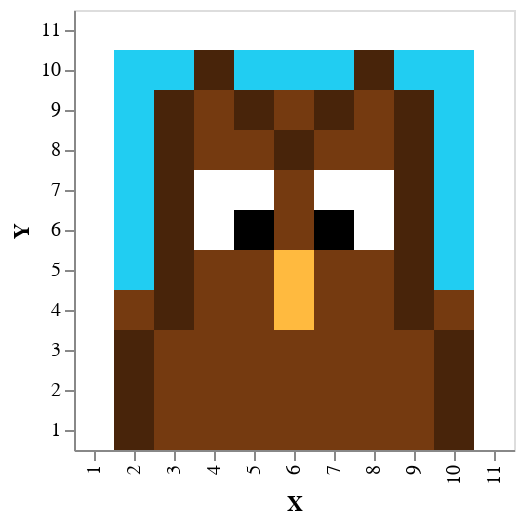

The notebook cell saved with this chart:
### Code cell
alt.Chart(owl).mark_rect().encode(
    x='X:O',
    # whoops!
    y=alt.Y('Y:O', sort='descending'),
    color=alt.Color('Colour', 
        scale=alt.Scale(
        domain=['Black', 'Dark Blue', 'Brown', 'Dark Brown', 'Light Blue', 'White', 'Yellow'], 
        range=["#000000", "#088DA5", "#753A10", "#48240A", "#21CDF2", "#FFFFFF", "#FFBA3F"]
    ),
    legend=None)
)

### Figure 1 — Vega-Lite specification as saved in the notebook (floating-point values rounded to 4 significant figures)
{"config": {"view": {"continuousWidth": 400, "continuousHeight": 300}}, "data": {"name": "data-2a6700b88613219c0348f5ad71778108"}, "mark": "rect", "encoding": {"color": {"type": "nominal", "field": "Colour", "legend": null, "scale": {"domain": ["Black", "Dark Blue", "Brown", "Dark Brown", "Light Blue", "White", "Yellow"], "range": ["#000000", "#088DA5", "#753A10", "#48240A", "#21CDF2", "#FFFFFF", "#FFBA3F"]}}, "x": {"type": "ordinal", "field": "X"}, "y": {"type": "ordinal", "field": "Y", "sort": "descending"}}, "$schema": "https://vega.github.io/schema/vega-lite/v4.0.2.json", "datasets": {"data-2a6700b88613219c0348f5ad71778108": [{"X": 1, "Y": 1, "Colour": "Blue"}, {"X": 1, "Y": 2, "Colour": "Blue"}, {"X": 1, "Y": 3, "Colour": "Blue"}, {"X": 1, "Y": 4, "Colour": "Blue"}, {"X": 1, "Y": 5, "Colour": "Blue"}, {"X": 1, "Y": 6, "Colour": "Blue"}, {"X": 1, "Y": 7, "Colour": "Blue"}, {"X": 1, "Y": 8, "Colour": "Blue"}, {"X": 1, "Y": 9, "Colour": "Blue"}, {"X": 1, "Y": 10, "Colour": "Blue"}, {"X": 1, "Y": 11, "Colour": "Blue"}, {"X": 2, "Y": 1, "Colour": "Dark Brown"}, {"X": 2, "Y": 2, "Colour": "Dark Brown"}, {"X": 2, "Y": 3, "Colour": "Dark Brown"}, {"X": 2, "Y": 4, "Colour": "Brown"}, {"X": 2, "Y": 5, "Colour": "Light Blue"}, {"X": 2, "Y": 6, "Colour": "Light Blue"}, {"X": 2, "Y": 7, "Colour": "Light Blue"}, {"X": 2, "Y": 8, "Colour": "Light Blue"}, {"X": 2, "Y": 9, "Colour": "Light Blue"}, {"X": 2, "Y": 10, "Colour": "Light Blue"}, {"X": 2, "Y": 11, "Colour": "Blue"}, {"X": 3, "Y": 1, "Colour": "Brown"}, {"X": 3, "Y": 2, "Colour": "Brown"}, {"X": 3, "Y": 3, "Colour": "Brown"}, {"X": 3, "Y": 4, "Colour": "Dark Brown"}, {"X": 3, "Y": 5, "Colour": "Dark Brown"}, {"X": 3, "Y": 6, "Colour": "Dark Brown"}, {"X": 3, "Y": 7, "Colour": "Dark Brown"}, {"X": 3, "Y": 8, "Colour": "Dark Brown"}, {"X": 3, "Y": 9, "Colour": "Dark Brown"}, {"X": 3, "Y": 10, "Colour": "Light Blue"}, {"X": 3, "Y": 11, "Colour": "Blue"}, {"X": 4, "Y": 1, "Colour": "Brown"}, {"X": 4, "Y": 2, "Colour": "Brown"}, {"X": 4, "Y": 3, "Colour": "Brown"}, {"X": 4, "Y": 4, "Colour": "Brown"}, {"X": 4, "Y": 5, "Colour": "Brown"}, {"X": 4, "Y": 6, "Colour": "White"}, {"X": 4, "Y": 7, "Colour": "White"}, {"X": 4, "Y": 8, "Colour": "Brown"}, {"X": 4, "Y": 9, "Colour": "Brown"}, {"X": 4, "Y": 10, "Colour": "Dark Brown"}, {"X": 4, "Y": 11, "Colour": "Blue"}, {"X": 5, "Y": 1, "Colour": "Brown"}, {"X": 5, "Y": 2, "Colour": "Brown"}, {"X": 5, "Y": 3, "Colour": "Brown"}, {"X": 5, "Y": 4, "Colour": "Brown"}, {"X": 5, "Y": 5, "Colour": "Brown"}, {"X": 5, "Y": 6, "Colour": "Black"}, {"X": 5, "Y": 7, "Colour": "White"}, {"X": 5, "Y": 8, "Colour": "Brown"}, {"X": 5, "Y": 9, "Colour": "Dark Brown"}, {"X": 5, "Y": 10, "Colour": "Light Blue"}, {"X": 5, "Y": 11, "Colour": "Blue"}, {"X": 6, "Y": 1, "Colour": "Brown"}, {"X": 6, "Y": 2, "Colour": "Brown"}, {"X": 6, "Y": 3, "Colour": "Brown"}, {"X": 6, "Y": 4, "Colour": "Yellow"}, {"X": 6, "Y": 5, "Colour": "Yellow"}, {"X": 6, "Y": 6, "Colour": "Brown"}, {"X": 6, "Y": 7, "Colour": "Brown"}, {"X": 6, "Y": 8, "Colour": "Dark Brown"}, {"X": 6, "Y": 9, "Colour": "Brown"}, {"X": 6, "Y": 10, "Colour": "Light Blue"}, {"X": 6, "Y": 11, "Colour": "Blue"}, {"X": 7, "Y": 1, "Colour": "Brown"}, {"X": 7, "Y": 2, "Colour": "Brown"}, {"X": 7, "Y": 3, "Colour": "Brown"}, {"X": 7, "Y": 4, "Colour": "Brown"}, {"X": 7, "Y": 5, "Colour": "Brown"}, {"X": 7, "Y": 6, "Colour": "Black"}, {"X": 7, "Y": 7, "Colour": "White"}, {"X": 7, "Y": 8, "Colour": "Brown"}, {"X": 7, "Y": 9, "Colour": "Dark Brown"}, {"X": 7, "Y": 10, "Colour": "Light Blue"}, {"X": 7, "Y": 11, "Colour": "Blue"}, {"X": 8, "Y": 1, "Colour": "Brown"}, {"X": 8, "Y": 2, "Colour": "Brown"}, {"X": 8, "Y": 3, "Colour": "Brown"}, {"X": 8, "Y": 4, "Colour": "Brown"}, {"X": 8, "Y": 5, "Colour": "Brown"}, {"X": 8, "Y": 6, "Colour": "White"}, {"X": 8, "Y": 7, "Colour": "White"}, {"X": 8, "Y": 8, "Colour": "Brown"}, {"X": 8, "Y": 9, "Colour": "Brown"}, {"X": 8, "Y": 10, "Colour": "Dark Brown"}, {"X": 8, "Y": 11, "Colour": "Blue"}, {"X": 9, "Y": 1, "Colour": "Brown"}, {"X": 9, "Y": 2, "Colour": "Brown"}, {"X": 9, "Y": 3, "Colour": "Brown"}, {"X": 9, "Y": 4, "Colour": "Dark Brown"}, {"X": 9, "Y": 5, "Colour": "Dark Brown"}, {"X": 9, "Y": 6, "Colour": "Dark Brown"}, {"X": 9, "Y": 7, "Colour": "Dark Brown"}, {"X": 9, "Y": 8, "Colour": "Dark Brown"}, {"X": 9, "Y": 9, "Colour": "Dark Brown"}, {"X": 9, "Y": 10, "Colour": "Light Blue"}, {"X": 9, "Y": 11, "Colour": "Blue"}, {"X": 10, "Y": 1, "Colour": "Dark Brown"}, {"X": 10, "Y": 2, "Colour": "Dark Brown"}, {"X": 10, "Y": 3, "Colour": "Dark Brown"}, {"X": 10, "Y": 4, "Colour": "Brown"}, {"X": 10, "Y": 5, "Colour": "Light Blue"}, {"X": 10, "Y": 6, "Colour": "Light Blue"}, {"X": 10, "Y": 7, "Colour": "Light Blue"}, {"X": 10, "Y": 8, "Colour": "Light Blue"}, {"X": 10, "Y": 9, "Colour": "Light Blue"}, {"X": 10, "Y": 10, "Colour": "Light Blue"}, {"X": 10, "Y": 11, "Colour": "Blue"}, {"X": 11, "Y": 1, "Colour": "Blue"}, {"X": 11, "Y": 2, "Colour": "Blue"}, {"X": 11, "Y": 3, "Colour": "Blue"}, {"X": 11, "Y": 4, "Colour": "Blue"}, {"X": 11, "Y": 5, "Colour": "Blue"}, {"X": 11, "Y": 6, "Colour": "Blue"}, {"X": 11, "Y": 7, "Colour": "Blue"}, {"X": 11, "Y": 8, "Colour": "Blue"}, {"X": 11, "Y": 9, "Colour": "Blue"}, {"X": 11, "Y": 10, "Colour": "Blue"}, {"X": 11, "Y": 11, "Colour": "Blue"}]}}
